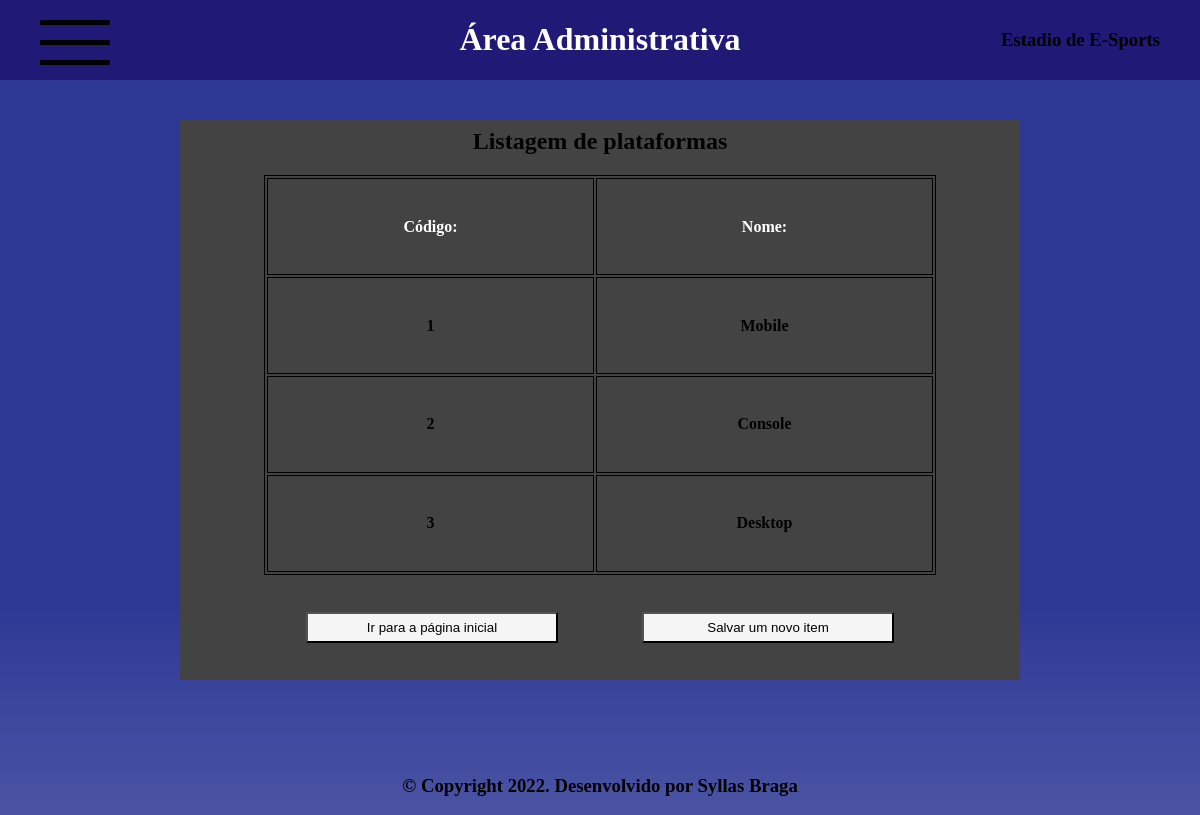
Page /Visual/visualPlataforma/listaPlataforma.php on the committed database.
### tables this page shows
create table plataforma(
cod_plataforma int primary key not null auto_increment,
nome_plataforma varchar(50)
);

### dao/conexao.php (called while the page is built)
<?php
class conexao
{
    private static $dsn = 'mysql:host=127.0.0.1;dbname=estadio_esports;port=3306';
    private static $usuario = 'root';
    private static $senha = "12345";
    private static $conexao = null;
    public static function getConexao()
    {
        if (Conexao::$conexao == null) {
            try {
                Conexao::$conexao = new PDO(Conexao::$dsn, Conexao::$usuario, Conexao::$senha);
            } catch (PDOException $e) {
                echo $e->getMessage();
            }
        }
        return Conexao::$conexao;
    }
    public static function getPreparededStatement($sql)
    {
        $pst = null;
        if (Conexao::getConexao()!=null) {
            try {
                $pst = Conexao::$conexao->prepare($sql);
            } catch (PDOException $e) {
                echo $e->getMessage();
            }
        }
        return $pst;
    }
}
?>

### dao/daoPlataforma.php (called while the page is built, shortened)
<?php
class daoPlataforma
{
    public function listaTodos()
    {
        $pst = Conexao::getPreparededStatement('select * from plataforma;');
        $pst->execute();
        $lista = $pst->fetchAll(PDO::FETCH_ASSOC);
        return $lista;
    }
}
?>

### Visual/visualPlataforma/listaPlataforma.php (the view, shortened to what this page needs)
<!DOCTYPE html>
<html lang="pt-br">
<head>
    <link rel="stylesheet" href="../assets/css/index.css">
    <link rel="stylesheet" href="../assets/css/lista.css">
</head>
<body>
    <?php include_once("../assets/components/header.php");
    include_once("../assets/components/main.php"); ?>
    <main>
        <div class="card-lista">
            <h2>Listagem de plataformas</h2>
            <table class="table">
                <tr>
                    <th>Código: </th>
                    <th>Nome: </th>
                </tr>
                <?php
                require_once '../../dao/conexao.php';
                require_once '../../dao/daoPlataforma.php';
                $daoPlataforma = new daoPlataforma();
                $lista = $daoPlataforma->listaTodos();
                foreach ($lista as $linha) {
                    echo '<tr class="tr-content">';
                    echo '<td>' . $linha['cod_plataforma'] . '</td>';
                    echo '<td>' . $linha['nome_plataforma'] . '</td>';
                    echo '</tr>';
                }
                ?>
            </table>
            <div class="btn-actions">
                <button class="btn"><a href="../../index.php">Ir para a página inicial</a></button>
                <button class="btn"><a href="./formPlataforma.php">Salvar um novo item</a></button>
            </div>
        </div>
    </main>
    <?php
    include_once("../assets/components/footer.php");
    ?>
</body>
</html>

### Visual/assets/css/index.css (style rules this page uses)
* { text-decoration: none; }
body { display: flex; flex-direction: column; flex-wrap: wrap; padding: 0; margin: 0; width: 100%; background-image: linear-gradient(180deg, #2D3895 50%, rgba(27, 25, 25, 0.055) 170%); background-size: 150vh 150vh; }
main { display: flex; flex-direction: column; align-items: center; justify-content: center; width: 100%; height: 80vh; margin-bottom: 3%; }
.menu-itens .item, h2 { margin-top: 1%; }

### Visual/assets/css/lista.css (style rules this page uses)
main { display: flex; justify-content: center; align-items: center; }
.card-lista { width: 70%; height: 70vh; display: flex; flex-direction: column; align-items: center; justify-content: center; background: #434343; }
.table { width: 80%; height: 50vh; border: 1px solid black; }
.table th, td { border: 1px solid black; table-layout: fixed; text-align: center; font-weight: bold; }
.table td { cursor: pointer; }
.table th { color: white; }
.btn-actions { display: flex; flex-direction: row; width: 100%; align-items: center; justify-content: center ; text-decoration: none; }
.btn-actions .btn { width: 30%; height: 30%; margin: 5%; background-color: whitesmoke; cursor: pointer; transition: ease-in-out 0.5s; }
.btn-actions .btn a { text-decoration: none; color: black; }

### rows in the picture
plataforma: cod_plataforma "1", nome_plataforma "Mobile"
plataforma: cod_plataforma "2", nome_plataforma "Console"
plataforma: cod_plataforma "3", nome_plataforma "Desktop"
